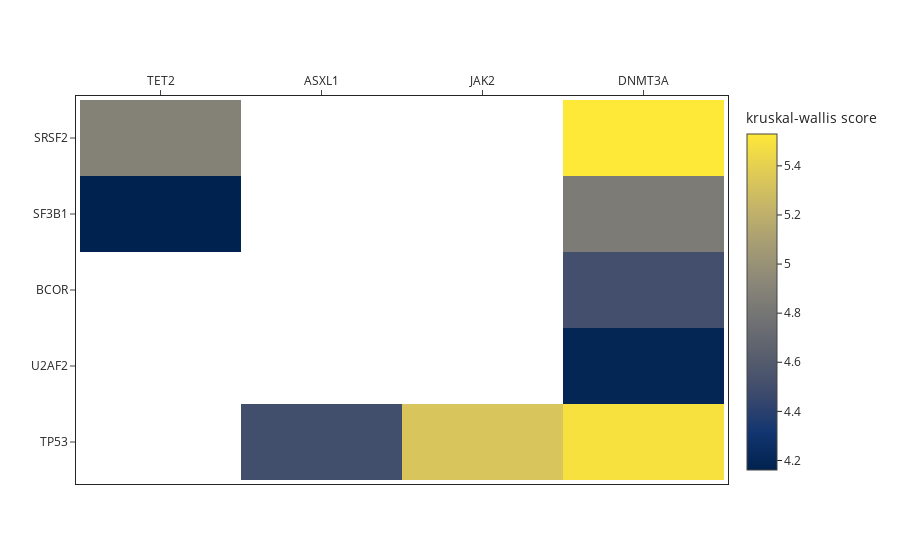

Source (notebook cell):
### Code cell
fig, gene_statistic_df = plot.gene_statistic(lbc)
fig.show()

fig.write_image(path + 'gene_statistic.png', height=350, scale=10)
fig.write_image(path + 'gene_statistic.svg', height=350)

### Figure 1 — Plotly figure (JSON) as saved in the notebook; plotly's stock layout.template omitted (floating-point values rounded to 4 significant figures)
{"data": [{"colorbar": {"title": {"text": "kruskal-wallis score"}}, "colorscale": [[0, "#00224e"], [0.1111, "#123570"], [0.2222, "#3b496c"], [0.3333, "#575d6d"], [0.4444, "#707173"], [0.5556, "#8a8678"], [0.6667, "#a59c74"], [0.7778, "#c3b369"], [0.8889, "#e1cc55"], [1, "#fee838"]], "type": "heatmap", "x": ["TET2", "ASXL1", "JAK2", "DNMT3A"], "y": ["TP53", "U2AF2", "BCOR", "SF3B1", "SRSF2"], "z": [[null, 4.5, 5.333, 5.494], [null, null, null, 4.195], [null, null, null, 4.511], [4.161, null, null, 4.839], [4.884, null, null, 5.53]]}], "layout": {"margin": {"pad": 4}, "xaxis": {"mirror": true, "side": "top"}, "yaxis": {"mirror": true, "side": "top"}}}
